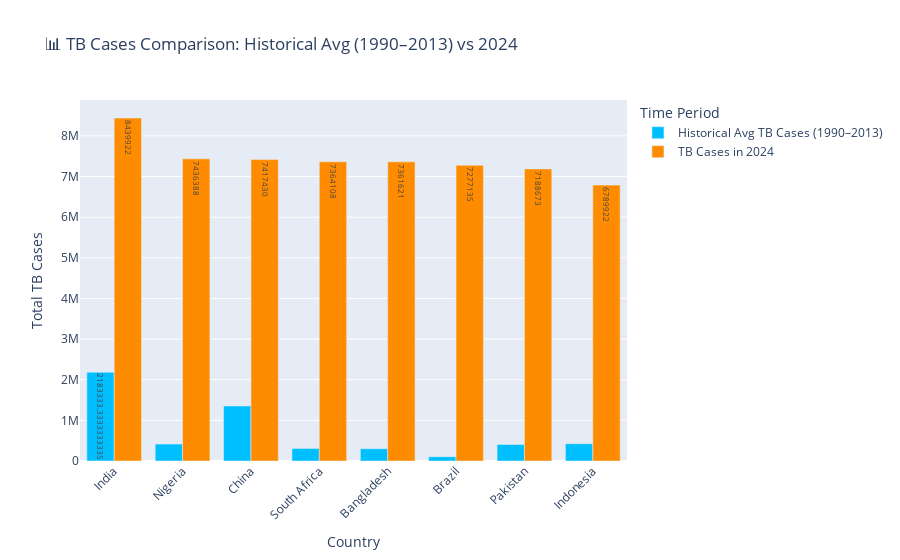

Notebook cell for this chart:
### Markdown cell above
## 🧾 TB Burden Dashboard Summary

**Past (1990–2013)**:  
Tuberculosis cases have fluctuated with some regional peaks. The total case count peaked in early 2000s.

**Present (2013)**:  
In 2013, the highest TB burden was observed in the African and South-East Asian regions.

**Future**:  
Basic linear regression shows a potential continued decline if global interventions persist.

_Recommendation_: Invest more in high-burden regions and maintain consistent health surveillance.

### Code cell
df_historical = df_combined[df_combined['Year'].between(1990, 2013)]
avg_historical = df_historical.groupby('Country')['Total_Cases'].mean().reset_index()
avg_historical.rename(columns={'Total_Cases': 'Historical Avg TB Cases (1990–2013)'}, inplace=True)

tb_2024_updated = pd.read_csv(r"C:\Users\13309\Desktop\Tuberculosis_Trends.csv")
possible_names = ['Total_Cases', 'TB_Cases', 'Cases']
found_col = next((col for col in possible_names if col in tb_2024_updated.columns), None)

if not found_col:
    raise ValueError("No valid TB cases column found. Please check your CSV for one of: Total_Cases, TB_Cases, or Cases.")

#  Clean and group 2024 data
tb_2024_updated = tb_2024_updated.groupby('Country')[found_col].sum().reset_index()
tb_2024_updated.rename(columns={found_col: 'TB Cases in 2024'}, inplace=True)

#  Merge historical and updated data
comparison_df = pd.merge(avg_historical, tb_2024_updated, on='Country')

#  Calculate % Change
comparison_df['% Change'] = ((comparison_df['TB Cases in 2024'] - comparison_df['Historical Avg TB Cases (1990–2013)']) /
                             comparison_df['Historical Avg TB Cases (1990–2013)']) * 100

#  Top 10 countries by 2024 cases
top10 = comparison_df.sort_values(by='TB Cases in 2024', ascending=False).head(10)

plot_data = top10.melt(
    id_vars=['Country', '% Change'],
    value_vars=['Historical Avg TB Cases (1990–2013)', 'TB Cases in 2024'],
    var_name='Time Period',
    value_name='Total TB Cases'
)

fig = px.bar(
    plot_data,
    x='Country',
    y='Total TB Cases',
    color='Time Period',
    barmode='group',
    text='Total TB Cases',
    color_discrete_map={
        'Historical Avg TB Cases (1990–2013)': 'deepskyblue',
        'TB Cases in 2024': 'darkorange'
    },
    title="📊 TB Cases Comparison: Historical Avg (1990–2013) vs 2024",
    labels={"Total TB Cases": "Total TB Cases", "Country": "Country"}
)

fig.update_traces(
    hovertemplate="<b>%{x}</b><br>Period: %{customdata[0]}<br>Cases: %{y:.0f}<br>% Change: %{customdata[1]:.2f}%",
    customdata=plot_data[['Time Period', '% Change']]
)

fig.update_layout(
    xaxis_tickangle=-45,
    yaxis=dict(showgrid=True),
    legend_title_text='Time Period',
    uniformtext_minsize=8,
    uniformtext_mode='hide'
)

fig.show()

### Figure 1 — Plotly figure (JSON) as saved in the notebook; plotly's stock layout.template omitted (floating-point values rounded to 4 significant figures)
{"data": [{"alignmentgroup": "True", "customdata": [["Historical Avg TB Cases (1990–2013)", 286.6], ["Historical Avg TB Cases (1990–2013)", 1683.0], ["Historical Avg TB Cases (1990–2013)", 448.1], ["Historical Avg TB Cases (1990–2013)", 2288.0], ["Historical Avg TB Cases (1990–2013)", 2340.0], ["Historical Avg TB Cases (1990–2013)", 6908.0], ["Historical Avg TB Cases (1990–2013)", 1671.0], ["Historical Avg TB Cases (1990–2013)", 1498.0], ["TB Cases in 2024", 286.6], ["TB Cases in 2024", 1683.0], ["TB Cases in 2024", 448.1], ["TB Cases in 2024", 2288.0], ["TB Cases in 2024", 2340.0], ["TB Cases in 2024", 6908.0], ["TB Cases in 2024", 1671.0], ["TB Cases in 2024", 1498.0]], "hovertemplate": "<b>%{x}</b><br>Period: %{customdata[0]}<br>Cases: %{y:.0f}<br>% Change: %{customdata[1]:.2f}%", "legendgroup": "Historical Avg TB Cases (1990–2013)", "marker": {"color": "deepskyblue", "pattern": {"shape": ""}}, "name": "Historical Avg TB Cases (1990–2013)", "offsetgroup": "Historical Avg TB Cases (1990–2013)", "orientation": "v", "showlegend": true, "text": [2183000.0, 417100.0, 1353000.0, 308300.0, 301700.0, 103800.0, 405800.0, 425000], "textposition": "auto", "type": "bar", "x": ["India", "Nigeria", "China", "South Africa", "Bangladesh", "Brazil", "Pakistan", "Indonesia"], "xaxis": "x", "y": [2183000.0, 417100.0, 1353000.0, 308300.0, 301700.0, 103800.0, 405800.0, 425000], "yaxis": "y"}, {"alignmentgroup": "True", "customdata": [["Historical Avg TB Cases (1990–2013)", 286.6], ["Historical Avg TB Cases (1990–2013)", 1683.0], ["Historical Avg TB Cases (1990–2013)", 448.1], ["Historical Avg TB Cases (1990–2013)", 2288.0], ["Historical Avg TB Cases (1990–2013)", 2340.0], ["Historical Avg TB Cases (1990–2013)", 6908.0], ["Historical Avg TB Cases (1990–2013)", 1671.0], ["Historical Avg TB Cases (1990–2013)", 1498.0], ["TB Cases in 2024", 286.6], ["TB Cases in 2024", 1683.0], ["TB Cases in 2024", 448.1], ["TB Cases in 2024", 2288.0], ["TB Cases in 2024", 2340.0], ["TB Cases in 2024", 6908.0], ["TB Cases in 2024", 1671.0], ["TB Cases in 2024", 1498.0]], "hovertemplate": "<b>%{x}</b><br>Period: %{customdata[0]}<br>Cases: %{y:.0f}<br>% Change: %{customdata[1]:.2f}%", "legendgroup": "TB Cases in 2024", "marker": {"color": "darkorange", "pattern": {"shape": ""}}, "name": "TB Cases in 2024", "offsetgroup": "TB Cases in 2024", "orientation": "v", "showlegend": true, "text": [8439922, 7436388, 7417430, 7364108, 7361621, 7277135, 7188673, 6789922], "textposition": "auto", "type": "bar", "x": ["India", "Nigeria", "China", "South Africa", "Bangladesh", "Brazil", "Pakistan", "Indonesia"], "xaxis": "x", "y": [8439922, 7436388, 7417430, 7364108, 7361621, 7277135, 7188673, 6789922], "yaxis": "y"}], "layout": {"autosize": true, "barmode": "group", "legend": {"title": {"text": "Time Period"}, "tracegroupgap": 0}, "title": {"text": "📊 TB Cases Comparison: Historical Avg (1990–2013) vs 2024"}, "uniformtext": {"minsize": 8, "mode": "hide"}, "xaxis": {"anchor": "y", "autorange": true, "domain": [0, 1], "range": [-0.5, 7.5], "tickangle": -45, "title": {"text": "Country"}, "type": "category"}, "yaxis": {"anchor": "x", "autorange": true, "domain": [0, 1], "range": [0, 8884000.0], "showgrid": true, "title": {"text": "Total TB Cases"}, "type": "linear"}}}
